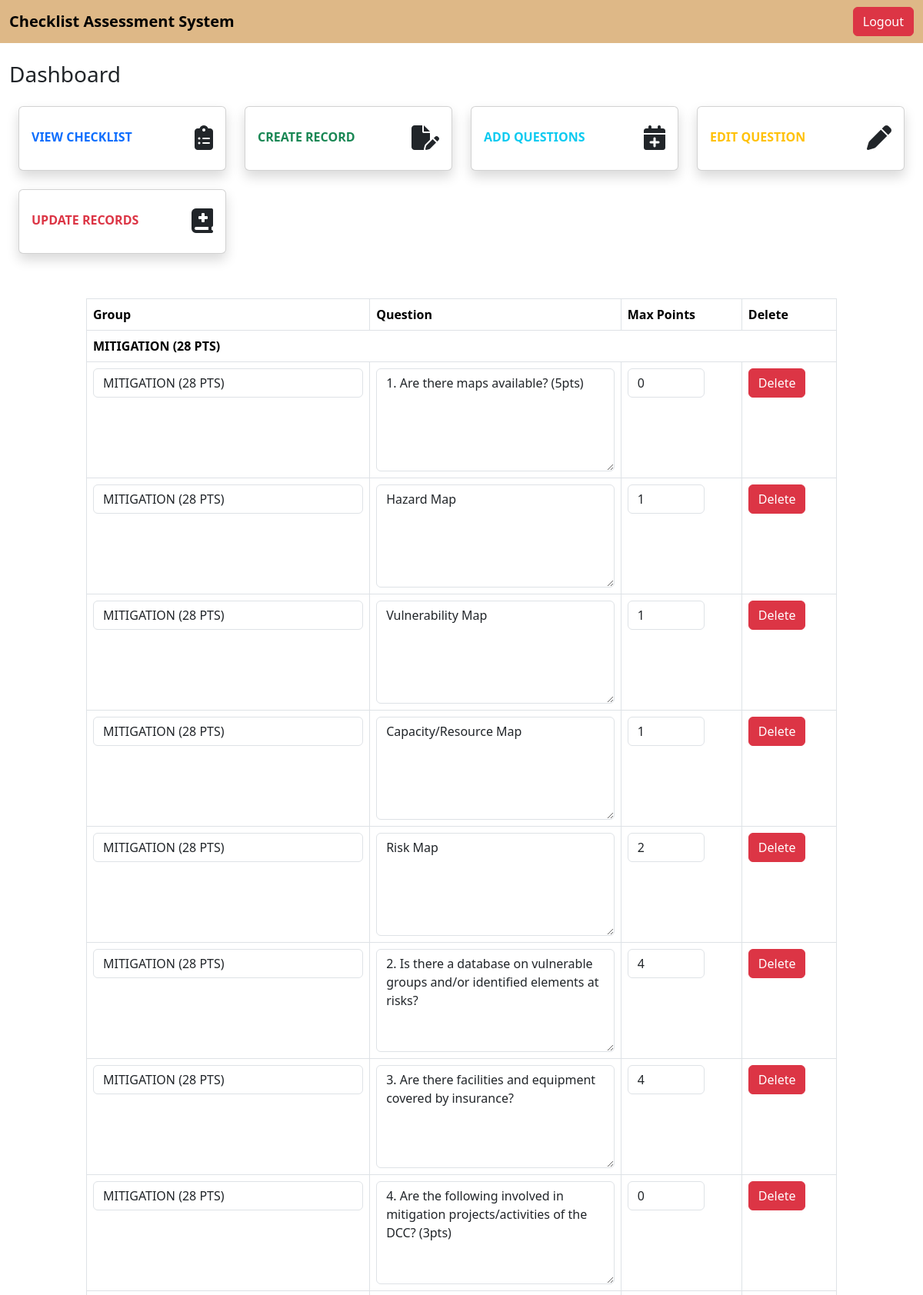
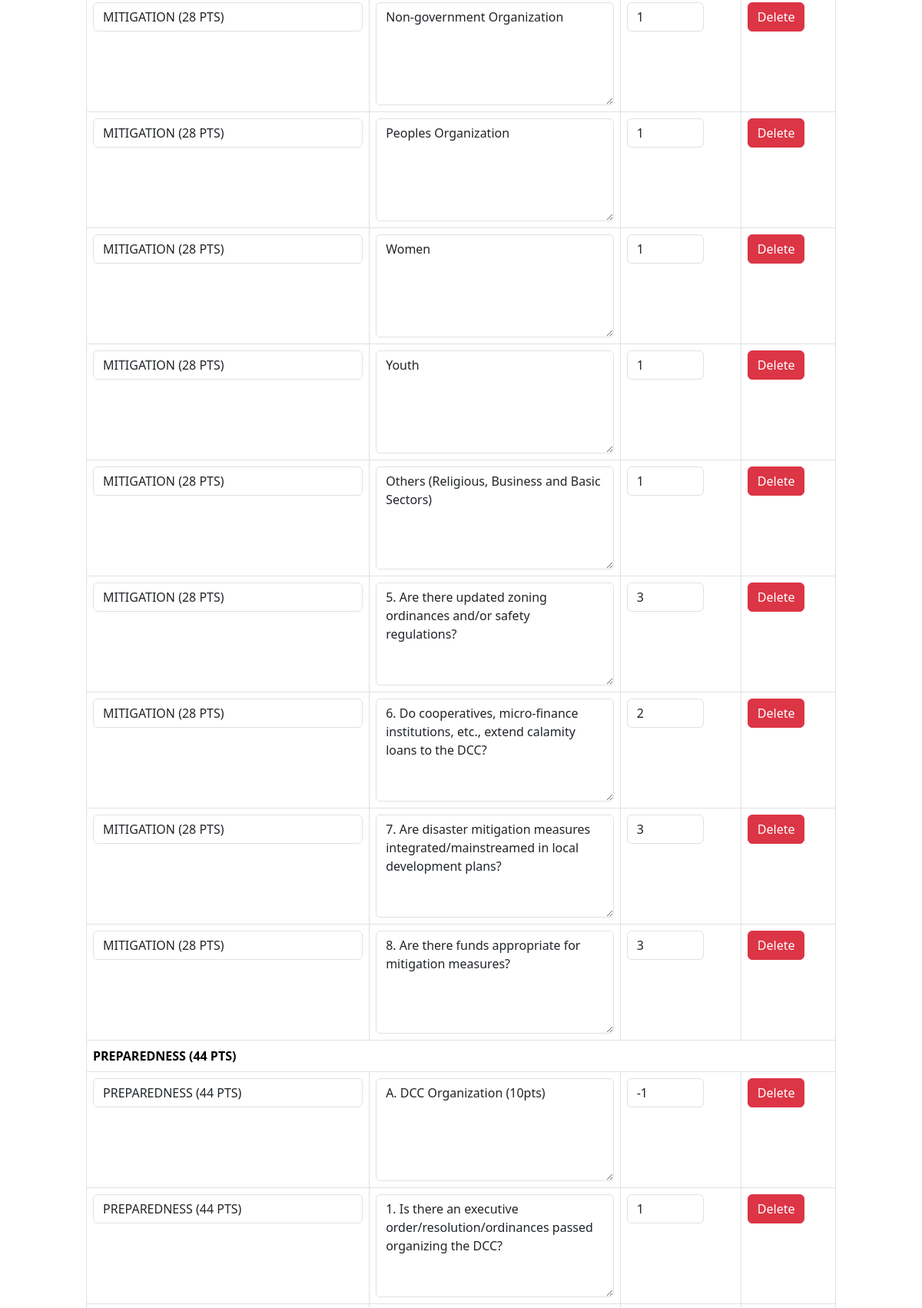
The app's page /edit_questions.php (upper part) with its own data (2 pictures, top to bottom).
### tables this page shows
CREATE TABLE `questions` (
  `questions_id` int(11) NOT NULL,
  `group` varchar(255) NOT NULL,
  `display_text` varchar(255) NOT NULL,
  `max_points` int(50) NOT NULL
);

### edit_questions.php (the view, shortened to what this page needs)
<?php
include 'header.php';
include 'sidebar.php';
$getAllQuestionsStmt = $pdo->prepare('SELECT `group`, display_text, max_points, questions_id FROM questions ORDER BY `group`');
$getAllQuestionsStmt->execute();
$allQuestions = $getAllQuestionsStmt->fetchAll(PDO::FETCH_ASSOC);
?>
<article class="my-article">
    <div class="title-search-block">
        <div class="title-block">
            <form method="post" action="resources/dr/search.php">
                <table class="table table-bordered">
                    <thead>
                        <tr>
                            <th>Group</th>
                            <th>Question</th>
                            <th>Max Points</th>
                            <th>Delete</th>
                        </tr>
                    </thead>
                    <tbody>
                        <?php if (!empty($allQuestions)): ?>
                            <?php
                            $currentGroup = null;
                            foreach ($allQuestions as $question) {
                                if ($currentGroup !== $question['group']) {
                                    echo '<tr><td colspan="4"><strong contenteditable="true" class="edit-group">' . htmlspecialchars($question['group']) . '</strong></td></tr>';
                                    $currentGroup = $question['group'];
                                }
                                ?>
                                <tr>
                                    <td>
                                        <input type="text" class="form-control edit-group" name="group[]"
                                            value="<?= htmlspecialchars($question['group']); ?>">
                                    </td>
                                    <td>
                                        <textarea class="form-control edit-text" name="display_text[]"
                                            rows="5"><?= htmlspecialchars($question['display_text']); ?></textarea>
                                    </td>
                                    <td>
                                        <input type="number" class="form-control edit-points" name="max_points[]"
                                            value="<?= $question['max_points']; ?>">
                                    </td>
                                    <td>
                                        <button type="button" class="btn btn-danger delete-question"
                                            data-question-id="<?= $question['questions_id']; ?>">Delete</button>
                                    </td>
                                </tr>
                            <?php } ?>
                        <?php else: ?>
                            <tr>
                                <td colspan="4">No questions available.</td>
                            </tr>
                        <?php endif; ?>
                    </tbody>
                </table>
            </form>
            <br>
        </div>
    </div>
</article>
<?php include 'footer.php'; ?>

### resources/css/style.css (style rules this page uses)
body { background-color: white; }
.my-article { margin-left: 100px; margin-right: 100px; }
table { width: 100%; border-collapse: collapse; margin-top: 10px; }
table, th, td { border: 1px solid #ddd; }
th, td { padding: 8px; text-align: left; }

### resources/css/edit.css (style rules this page uses)
.edit-text, .edit-group { resize: vertical; width: 100%; }
.edit-points { width: 100px; }

### resources/css/sidebar.css (style rules this page uses)
body { background-color:white; }

### records on screen
questions: group "MITIGATION (28 PTS)", display_text "1. Are there maps available? (5pts)", max_points "0"
questions: group "MITIGATION (28 PTS)", display_text "Hazard Map", max_points "1"
questions: group "MITIGATION (28 PTS)", display_text "Vulnerability Map", max_points "1"
questions: group "MITIGATION (28 PTS)", display_text "Capacity/Resource Map", max_points "1"
questions: group "MITIGATION (28 PTS)", display_text "Risk Map", max_points "2"
questions: group "MITIGATION (28 PTS)", display_text "2. Is there a database on vulnerable groups and/or identified elements at risks?", max_points "4"
questions: group "MITIGATION (28 PTS)", display_text "3. Are there facilities and equipment covered by insurance?", max_points "4"
questions: group "MITIGATION (28 PTS)", display_text "4. Are the following involved in mitigation projects/activities of the DCC? (3pts)", max_points "0"
questions: group "MITIGATION (28 PTS)", display_text "Non-government Organization", max_points "1"
questions: group "MITIGATION (28 PTS)", display_text "Peoples Organization", max_points "1"
questions: group "MITIGATION (28 PTS)", display_text "Women", max_points "1"
questions: group "MITIGATION (28 PTS)", display_text "Youth", max_points "1"
questions: group "MITIGATION (28 PTS)", display_text "Others (Religious, Business and Basic Sectors)", max_points "1"
questions: group "MITIGATION (28 PTS)", display_text "5. Are there updated zoning ordinances and/or safety regulations?", max_points "3"
questions: group "MITIGATION (28 PTS)", display_text "6. Do cooperatives, micro-finance institutions, etc., extend calamity loans to the DCC?", max_points "2"
questions: group "MITIGATION (28 PTS)", display_text "7. Are disaster mitigation measures integrated/mainstreamed in local development plans?", max_points "3"
questions: group "MITIGATION (28 PTS)", display_text "8. Are there funds appropriate for mitigation measures?", max_points "3"
questions: group "PREPAREDNESS (44 PTS)", display_text "A. DCC Organization (10pts)", max_points "-1"
questions: group "PREPAREDNESS (44 PTS)", display_text "1. Is there an executive order/resolution/ordinances passed organizing the DCC?", max_points "1"
